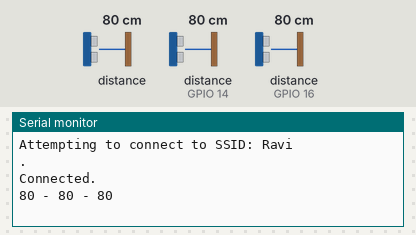
The sketch below on a simulated ESP8266 (NodeMCU). Shown: the last lines printed to the serial monitor. Wiring (inferred from the names in the program): 3 × ultrasonic range finder: trigger GPIO 4, echo GPIO 0 / trigger GPIO 5, echo GPIO 16 / trigger GPIO 12, echo GPIO 14. Inputs (shaded band) come from the test bench; at power-on: distance to the obstacle 80 cm, distance to the obstacle (sensors on GPIO 14, GPIO 16) 80 cm. The echo pulse lasts 58.3 µs per cm; WiFi joins after 1.5 s; servers stay silent unless stated.

Above: at 6.2 s.
6.3 s: distance to the obstacle (sensor 0) set to 2 cm
At 8.0 s:
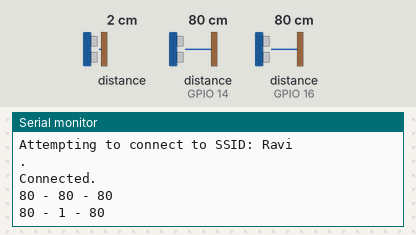
8.2 s: distance to the obstacle (sensor on GPIO 14) set to 2 cm
At 9.7 s:
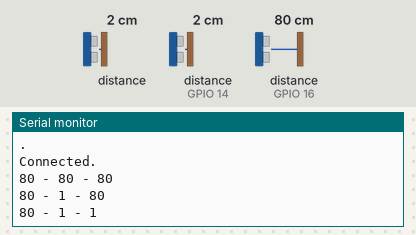
10.1 s: distance to the obstacle (sensor on GPIO 16) set to 2 cm
At 10.1 s:
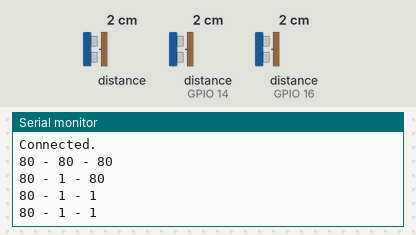
12.0 s: distance to the obstacle (sensor 0) set to 4 cm
At 13.2 s:
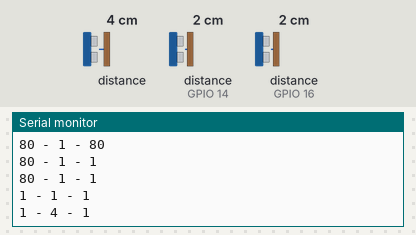
13.9 s: distance to the obstacle (sensor on GPIO 14) set to 4 cm
At 14.3 s:
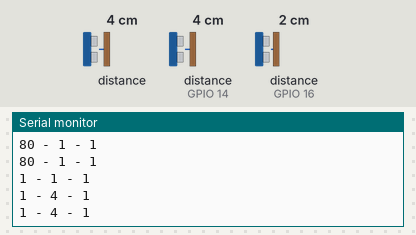
15.8 s: distance to the obstacle (sensor on GPIO 16) set to 4 cm
At 17.5 s:
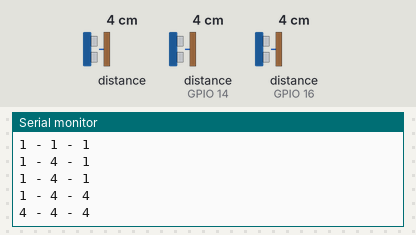
Timing chart, 0 to 18.7 s (numbered marks = the images above; inputs shaded):
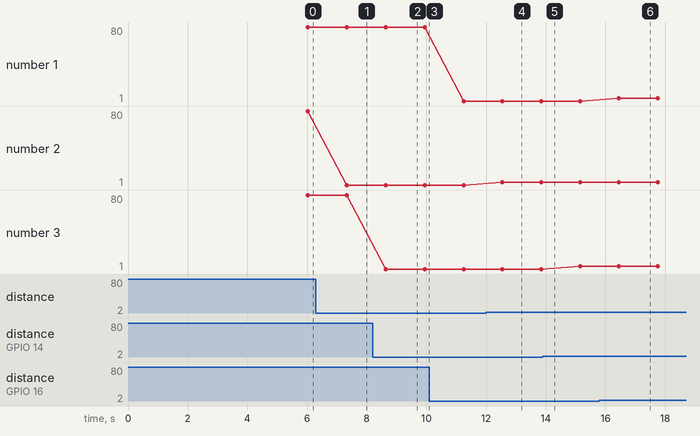

Measured:
- after the input at 6.3 s, the serial monitor: prints a new line after 1.0 s (image 1)
- after the input at 8.2 s, the serial monitor: prints a new line after 0.44 s (image 2)
- after the input at 12.0 s, the serial monitor: prints a new line after 0.55 s (image 4)
- after the input at 15.8 s, the serial monitor: prints a new line after 0.65 s (image 6)
- plotted number 2: 80 → 1 after the input at 6.3 s, 1 → 4 after the input at 12.0 s

The sketch:

Smart_parking.ino
```cpp
#include <ThingSpeak.h>
#include <ESP8266WiFi.h>

//----------- Enter you Wi-Fi Details---------//
char ssid[] = "Ravi"; //SSID
char pass[] = "ravikumar"; // Password
//-------------------------------------------//
WiFiClient  client;
unsigned long myChannelField = 1759356; // Channel ID
const int ChannelField1 = 1; // Which channel to write data
const int ChannelField2 = 2;
const int ChannelField3 = 3;
const char * myWriteAPIKey = "VMZWVSJVF20G0Z0H"; // Your write API Key

const int trigPin1 = 12;
const int echoPin1 = 14;
const int trigPin2 = 4;
const int echoPin2 = 0;
const int trigPin3 = 5;
const int echoPin3 = 16;

long duration, distance, RightSensor,BackSensor,FrontSensor,LeftSensor;

void setup()
{
Serial.begin(9600);
pinMode(trigPin1, OUTPUT);
pinMode(echoPin1, INPUT);
pinMode(trigPin2, OUTPUT);
pinMode(echoPin2, INPUT);
pinMode(trigPin3, OUTPUT);
pinMode(echoPin3, INPUT);
WiFi.mode(WIFI_STA);
  if (WiFi.status() != WL_CONNECTED)
  {
    Serial.print("Attempting to connect to SSID: ");
    Serial.println(ssid);
    while (WiFi.status() != WL_CONNECTED)
    {
      WiFi.begin(ssid, pass);
      Serial.print(".");
      delay(5000);
    }
    Serial.println("\nConnected.");
  }
ThingSpeak.begin(client);
}

void loop() {

delay(1000);
SonarSensor(trigPin1, echoPin1);
RightSensor = distance;
SonarSensor(trigPin2, echoPin2);
LeftSensor = distance;
SonarSensor(trigPin3, echoPin3);
FrontSensor = distance;

Serial.print(FrontSensor);
Serial.print(" - ");
Serial.print(LeftSensor);
Serial.print(" - ");
Serial.println(RightSensor);
ThingSpeak.setField(1, FrontSensor);
ThingSpeak.setField(2, LeftSensor);
ThingSpeak.setField(3, RightSensor);
ThingSpeak.writeFields(myChannelField, myWriteAPIKey);
//int response=ThingSpeak.writeField(myChannelField,{LeftSensor,FrontSensor,RightSensor} ,'WriteKey', myWriteAPIKey);

}

void SonarSensor(int trigPin,int echoPin)
{
digitalWrite(trigPin, LOW);
delayMicroseconds(2);
digitalWrite(trigPin, HIGH);
delayMicroseconds(10);
digitalWrite(trigPin, LOW);
duration = pulseIn(echoPin, HIGH);
distance = (duration/2) / 29.1;

}
```
